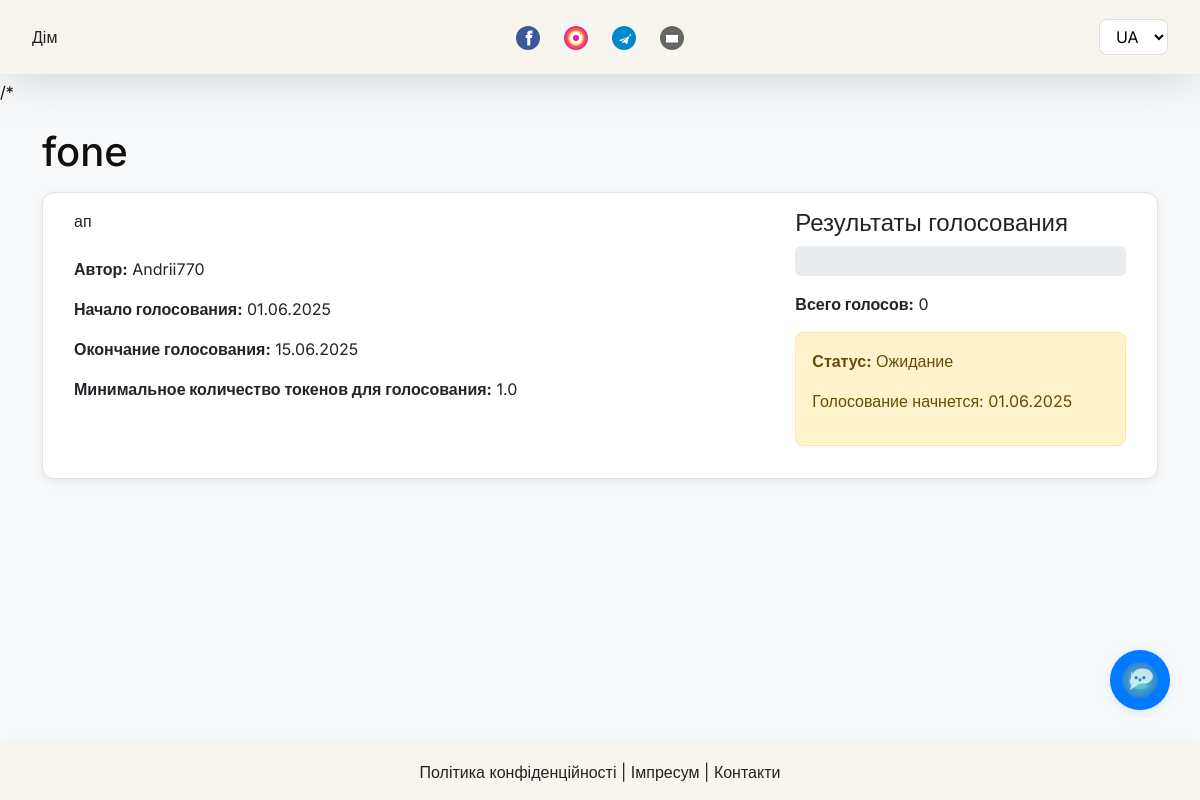
Page /dao/proposal/2 on the committed database.
### app/models.py (models this page shows, shortened)
class DaoProposal(db.Model):
    id = db.Column(db.Integer, primary_key=True)
    title = db.Column(db.String(128))
    description = db.Column(db.Text)
    author_id = db.Column(db.Integer, db.ForeignKey('user.id'))
    start_date = db.Column(db.DateTime)
    end_date = db.Column(db.DateTime)
    min_tokens_to_vote = db.Column(db.Float, default=1.0)  # Минимум токенов для голосования
    status = db.Column(db.String(32), default='pending')  # pending, active, completed, cancelled
    votes_for = db.Column(db.Integer, default=0)
    votes_against = db.Column(db.Integer, default=0)
    created_at = db.Column(db.DateTime, default=datetime.utcnow)
    title_ua = db.Column(db.String(128))
    title_en = db.Column(db.String(128))
    title_de = db.Column(db.String(128))
    title_ru = db.Column(db.String(128))
    description_ua = db.Column(db.Text)
    description_en = db.Column(db.Text)
    description_de = db.Column(db.Text)
    description_ru = db.Column(db.Text)
    author = db.relationship('User', backref='proposals')
    votes = db.relationship('DaoVote', backref='proposal', lazy='dynamic')

class User(UserMixin, db.Model):
    id = db.Column(db.Integer, primary_key=True)
    username = db.Column(db.String(64), unique=True)
    password_hash = db.Column(db.String(128))
    wallet_address = db.Column(db.String(42))  # Ethereum/Polygon кошелек
    is_admin = db.Column(db.Boolean, default=False)
    token_balance = db.Column(db.Float, default=0.0)  # Баланс токенов

### app/blockchain/routes.py (the view)
@blockchain.route('/dao/proposal/<int:proposal_id>')
def dao_proposal_detail(proposal_id):
    proposal = DaoProposal.query.get_or_404(proposal_id)
    token = Token.query.first()
    user_voted = False
    user_vote = None
    if current_user.is_authenticated:
        vote = DaoVote.query.filter_by(proposal_id=proposal_id, user_id=current_user.id).first()
        if vote:
            user_voted = True
            user_vote = vote
    return render_template('blockchain/dao_proposal_detail.html',
                          proposal=proposal,
                          user_voted=user_voted,
                          user_vote=user_vote,
                          token=token)

### app/main/routes.py (called while the page is built)
def get_dao_proposal_title(proposal):
    lang = g.get('lang', session.get('lang', 'uk'))
    if lang == 'uk':
        return proposal.title_ua or proposal.title
    elif lang == 'en':
        return proposal.title_en or proposal.title
    elif lang == 'de':
        return proposal.title_de or proposal.title
    elif lang == 'ru':
        return proposal.title_ru or proposal.title
    return proposal.title

def get_dao_proposal_description(proposal):
    lang = g.get('lang', session.get('lang', 'uk'))
    if lang == 'uk':
        return proposal.description_ua or proposal.description
    elif lang == 'en':
        return proposal.description_en or proposal.description
    elif lang == 'de':
        return proposal.description_de or proposal.description
    elif lang == 'ru':
        return proposal.description_ru or proposal.description
    return proposal.description

### app/templates/blockchain/dao_proposal_detail.html (shortened to what this page needs)
{% extends 'base.html' %}
{% block content %}
<div class="container">
  <h1 class="mt-4 mb-3">{{ get_dao_proposal_title(proposal) }}</h1>
  <div class="card mb-4">
    <div class="card-body">
      <div class="row">
        <div class="col-md-8">
          <div class="proposal-description">
            <p>{{ get_dao_proposal_description(proposal) }}</p>
            <div class="proposal-details mt-4">
              <p><strong>{{ _('Автор') }}:</strong> {{ proposal.author.username }}</p>
              <p><strong>{{ _('Начало голосования') }}:</strong> {{ proposal.start_date.strftime('%d.%m.%Y') }}</p>
              <p><strong>{{ _('Окончание голосования') }}:</strong> {{ proposal.end_date.strftime('%d.%m.%Y') }}</p>
              <p><strong>{{ _('Минимальное количество токенов для голосования') }}:</strong> {{ proposal.min_tokens_to_vote }}</p>
            </div>
          </div>
        </div>
        <div class="col-md-4">
          <div class="proposal-stats-card">
            <h4>{{ _('Результаты голосования') }}</h4>
            <div class="progress mb-3" style="height: 30px;">
            </div>
            <p><strong>{{ _('Всего голосов') }}:</strong> {{ proposal.votes_for + proposal.votes_against }}</p>
            {% if proposal.status == 'active' %}
              <div class="alert alert-info">
                <p><strong>{{ _('Статус') }}:</strong> {{ _('Активно') }}</p>
                <p>{{ _('Голосование завершится') }}: {{ proposal.end_date.strftime('%d.%m.%Y') }}</p>
              </div>
            {% elif proposal.status == 'pending' %}
              <div class="alert alert-warning">
                <p><strong>{{ _('Статус') }}:</strong> {{ _('Ожидание') }}</p>
                <p>{{ _('Голосование начнется') }}: {{ proposal.start_date.strftime('%d.%m.%Y') }}</p>
              </div>
            {% endif %}
          </div>
        </div>
      </div>
    </div>
  </div>
</div>
{% endblock %}

### app/static/css/style.css (style rules this page uses)
:root { --page-bg: #f8f9fa; --block-bg: #fff; --main-font: 'Inter', 'Montserrat', Arial, sans-serif; --page-accent: #7a5c15; --page-accent-light: #cfb78c; --header-footer-bg: #f7f5ed; }
body { background: var(--page-bg) !important; color: #100f0f; margin: 0; padding: 0; min-height: 100vh; font-family: var(--main-font); }
.card { border: 1px solid #dee2e6 !important; border-radius: 12px !important; background: var(--block-bg) !important; }
.row { margin: 0 !important; }
.col-md-8, .col-md-4, .col-md-6, .col-12 { padding: 0 15px !important; }

### app/static/css/blockchain.css (style rules this page uses)
.progress { height: 25px; margin-bottom: 20px; }
.card { border-radius: 8px; overflow: hidden; box-shadow: 0 3px 10px rgba(0, 0, 0, 0.08); }
.alert { border-radius: 8px; }

### app/static/css/ocean_bg.css (style rules this page uses)
body { background: #eaf6ff; }

### rows in the picture
DaoProposal: title "fone", description "ап", start_date "01.06.2025", end_date "15.06.2025", min_tokens_to_vote "1.0", proposal.votes_for+proposal.votes_against "0"
User: author.username "Andrii770"
